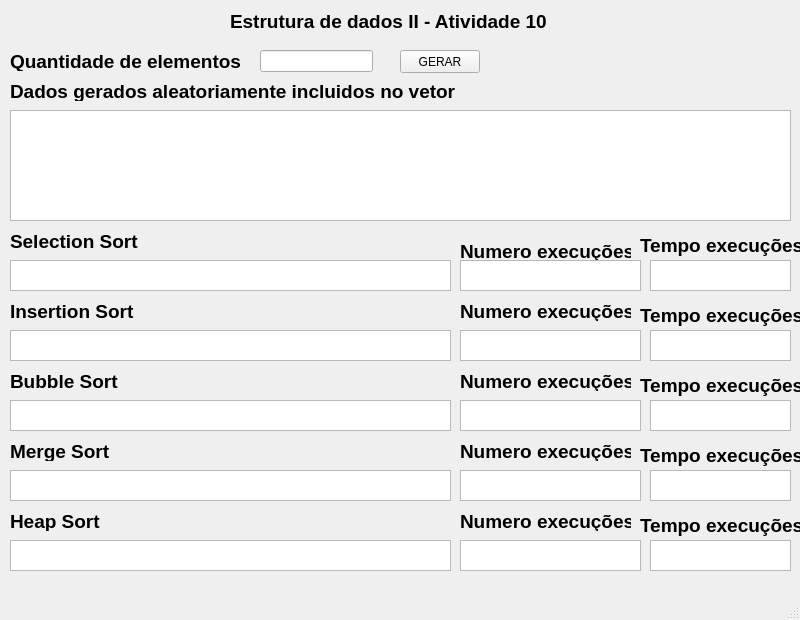
<?xml version="1.0" encoding="UTF-8"?>
<ui version="4.0">
 <class>MainWindow</class>
 <widget class="QMainWindow" name="MainWindow">
  <property name="geometry">
   <rect>
    <x>0</x>
    <y>0</y>
    <width>800</width>
    <height>620</height>
   </rect>
  </property>
  <property name="windowTitle">
   <string>TelaPrincipal</string>
  </property>
  <widget class="QWidget" name="centralwidget">
   <widget class="QLabel" name="label">
    <property name="geometry">
     <rect>
      <x>230</x>
      <y>10</y>
      <width>321</width>
      <height>21</height>
     </rect>
    </property>
    <property name="text">
     <string>&lt;html&gt;&lt;head/&gt;&lt;body&gt;&lt;p&gt;&lt;span style=&quot; font-size:14pt; font-weight:704;&quot;&gt;Estrutura de dados II - Atividade 10&lt;/span&gt;&lt;/p&gt;&lt;/body&gt;&lt;/html&gt;</string>
    </property>
   </widget>
   <widget class="QLabel" name="label_2">
    <property name="geometry">
     <rect>
      <x>10</x>
      <y>80</y>
      <width>451</width>
      <height>21</height>
     </rect>
    </property>
    <property name="text">
     <string>&lt;html&gt;&lt;head/&gt;&lt;body&gt;&lt;p&gt;&lt;span style=&quot; font-size:14pt; font-weight:700;&quot;&gt;Dados gerados aleatoriamente incluidos no vetor&lt;/span&gt;&lt;/p&gt;&lt;/body&gt;&lt;/html&gt;</string>
    </property>
   </widget>
   <widget class="QLabel" name="label_3">
    <property name="geometry">
     <rect>
      <x>10</x>
      <y>230</y>
      <width>131</width>
      <height>21</height>
     </rect>
    </property>
    <property name="text">
     <string>&lt;html&gt;&lt;head/&gt;&lt;body&gt;&lt;p&gt;&lt;span style=&quot; font-size:14pt; font-weight:700;&quot;&gt;Selection Sort&lt;/span&gt;&lt;/p&gt;&lt;/body&gt;&lt;/html&gt;</string>
    </property>
   </widget>
   <widget class="QLabel" name="label_4">
    <property name="geometry">
     <rect>
      <x>10</x>
      <y>300</y>
      <width>131</width>
      <height>21</height>
     </rect>
    </property>
    <property name="text">
     <string>&lt;html&gt;&lt;head/&gt;&lt;body&gt;&lt;p&gt;&lt;span style=&quot; font-size:14pt; font-weight:700;&quot;&gt;Insertion Sort&lt;/span&gt;&lt;/p&gt;&lt;/body&gt;&lt;/html&gt;</string>
    </property>
   </widget>
   <widget class="QLabel" name="label_5">
    <property name="geometry">
     <rect>
      <x>10</x>
      <y>50</y>
      <width>241</width>
      <height>21</height>
     </rect>
    </property>
    <property name="text">
     <string>&lt;html&gt;&lt;head/&gt;&lt;body&gt;&lt;p&gt;&lt;span style=&quot; font-size:14pt; font-weight:700;&quot;&gt;Quantidade de elementos&lt;/span&gt;&lt;/p&gt;&lt;/body&gt;&lt;/html&gt;</string>
    </property>
   </widget>
   <widget class="QLineEdit" name="lineEdit_qtd_elementos">
    <property name="geometry">
     <rect>
      <x>260</x>
      <y>50</y>
      <width>113</width>
      <height>22</height>
     </rect>
    </property>
   </widget>
   <widget class="QPushButton" name="pushButton_gerar">
    <property name="geometry">
     <rect>
      <x>400</x>
      <y>50</y>
      <width>80</width>
      <height>23</height>
     </rect>
    </property>
    <property name="text">
     <string>GERAR</string>
    </property>
   </widget>
   <widget class="QTextEdit" name="textEdit_dados_aleatorios">
    <property name="geometry">
     <rect>
      <x>10</x>
      <y>110</y>
      <width>781</width>
      <height>111</height>
     </rect>
    </property>
   </widget>
   <widget class="QTextEdit" name="textEdit_selection_sort">
    <property name="geometry">
     <rect>
      <x>10</x>
      <y>260</y>
      <width>441</width>
      <height>31</height>
     </rect>
    </property>
   </widget>
   <widget class="QTextEdit" name="textEdit_insertion_sort">
    <property name="geometry">
     <rect>
      <x>10</x>
      <y>330</y>
      <width>441</width>
      <height>31</height>
     </rect>
    </property>
   </widget>
   <widget class="QLabel" name="label_6">
    <property name="geometry">
     <rect>
      <x>460</x>
      <y>240</y>
      <width>171</width>
      <height>21</height>
     </rect>
    </property>
    <property name="text">
     <string>&lt;html&gt;&lt;head/&gt;&lt;body&gt;&lt;p&gt;&lt;span style=&quot; font-size:14pt; font-weight:700;&quot;&gt;Numero execuções&lt;/span&gt;&lt;/p&gt;&lt;/body&gt;&lt;/html&gt;</string>
    </property>
   </widget>
   <widget class="QLabel" name="label_7">
    <property name="geometry">
     <rect>
      <x>640</x>
      <y>230</y>
      <width>161</width>
      <height>31</height>
     </rect>
    </property>
    <property name="text">
     <string>&lt;html&gt;&lt;head/&gt;&lt;body&gt;&lt;p&gt;&lt;span style=&quot; font-size:14pt; font-weight:700;&quot;&gt;Tempo execuções&lt;/span&gt;&lt;/p&gt;&lt;/body&gt;&lt;/html&gt;</string>
    </property>
   </widget>
   <widget class="QTextEdit" name="textEdit_selection_sort_nmr_execucoes">
    <property name="geometry">
     <rect>
      <x>460</x>
      <y>260</y>
      <width>181</width>
      <height>31</height>
     </rect>
    </property>
   </widget>
   <widget class="QTextEdit" name="textEdit_insertion_sort_nmr_execucoes">
    <property name="geometry">
     <rect>
      <x>460</x>
      <y>330</y>
      <width>181</width>
      <height>31</height>
     </rect>
    </property>
   </widget>
   <widget class="QTextEdit" name="textEdit_selection_sort_tempo_execucoes">
    <property name="geometry">
     <rect>
      <x>650</x>
      <y>260</y>
      <width>141</width>
      <height>31</height>
     </rect>
    </property>
   </widget>
   <widget class="QLabel" name="label_8">
    <property name="geometry">
     <rect>
      <x>460</x>
      <y>300</y>
      <width>171</width>
      <height>21</height>
     </rect>
    </property>
    <property name="text">
     <string>&lt;html&gt;&lt;head/&gt;&lt;body&gt;&lt;p&gt;&lt;span style=&quot; font-size:14pt; font-weight:700;&quot;&gt;Numero execuções&lt;/span&gt;&lt;/p&gt;&lt;/body&gt;&lt;/html&gt;</string>
    </property>
   </widget>
   <widget class="QLabel" name="label_9">
    <property name="geometry">
     <rect>
      <x>640</x>
      <y>300</y>
      <width>161</width>
      <height>31</height>
     </rect>
    </property>
    <property name="text">
     <string>&lt;html&gt;&lt;head/&gt;&lt;body&gt;&lt;p&gt;&lt;span style=&quot; font-size:14pt; font-weight:700;&quot;&gt;Tempo execuções&lt;/span&gt;&lt;/p&gt;&lt;/body&gt;&lt;/html&gt;</string>
    </property>
   </widget>
   <widget class="QTextEdit" name="textEdit_insertion_sort_tempo_execucoes">
    <property name="geometry">
     <rect>
      <x>650</x>
      <y>330</y>
      <width>141</width>
      <height>31</height>
     </rect>
    </property>
   </widget>
   <widget class="QLabel" name="label_10">
    <property name="geometry">
     <rect>
      <x>460</x>
      <y>370</y>
      <width>171</width>
      <height>21</height>
     </rect>
    </property>
    <property name="text">
     <string>&lt;html&gt;&lt;head/&gt;&lt;body&gt;&lt;p&gt;&lt;span style=&quot; font-size:14pt; font-weight:700;&quot;&gt;Numero execuções&lt;/span&gt;&lt;/p&gt;&lt;/body&gt;&lt;/html&gt;</string>
    </property>
   </widget>
   <widget class="QTextEdit" name="textEdit_bubble_sort_nmr_execucoes">
    <property name="geometry">
     <rect>
      <x>460</x>
      <y>400</y>
      <width>181</width>
      <height>31</height>
     </rect>
    </property>
   </widget>
   <widget class="QLabel" name="label_11">
    <property name="geometry">
     <rect>
      <x>10</x>
      <y>370</y>
      <width>131</width>
      <height>21</height>
     </rect>
    </property>
    <property name="text">
     <string>&lt;html&gt;&lt;head/&gt;&lt;body&gt;&lt;p&gt;&lt;span style=&quot; font-size:14pt; font-weight:700;&quot;&gt;Bubble Sort&lt;/span&gt;&lt;/p&gt;&lt;/body&gt;&lt;/html&gt;</string>
    </property>
   </widget>
   <widget class="QTextEdit" name="textEdit_bubble_sort_tempo_execucoes">
    <property name="geometry">
     <rect>
      <x>650</x>
      <y>400</y>
      <width>141</width>
      <height>31</height>
     </rect>
    </property>
   </widget>
   <widget class="QLabel" name="label_12">
    <property name="geometry">
     <rect>
      <x>640</x>
      <y>370</y>
      <width>161</width>
      <height>31</height>
     </rect>
    </property>
    <property name="text">
     <string>&lt;html&gt;&lt;head/&gt;&lt;body&gt;&lt;p&gt;&lt;span style=&quot; font-size:14pt; font-weight:700;&quot;&gt;Tempo execuções&lt;/span&gt;&lt;/p&gt;&lt;/body&gt;&lt;/html&gt;</string>
    </property>
   </widget>
   <widget class="QTextEdit" name="textEdit_bubble_sort">
    <property name="geometry">
     <rect>
      <x>10</x>
      <y>400</y>
      <width>441</width>
      <height>31</height>
     </rect>
    </property>
   </widget>
   <widget class="QLabel" name="label_14">
    <property name="geometry">
     <rect>
      <x>640</x>
      <y>440</y>
      <width>161</width>
      <height>31</height>
     </rect>
    </property>
    <property name="text">
     <string>&lt;html&gt;&lt;head/&gt;&lt;body&gt;&lt;p&gt;&lt;span style=&quot; font-size:14pt; font-weight:700;&quot;&gt;Tempo execuções&lt;/span&gt;&lt;/p&gt;&lt;/body&gt;&lt;/html&gt;</string>
    </property>
   </widget>
   <widget class="QLabel" name="label_15">
    <property name="geometry">
     <rect>
      <x>10</x>
      <y>440</y>
      <width>131</width>
      <height>21</height>
     </rect>
    </property>
    <property name="text">
     <string>&lt;html&gt;&lt;head/&gt;&lt;body&gt;&lt;p&gt;&lt;span style=&quot; font-size:14pt; font-weight:700;&quot;&gt;Merge Sort&lt;/span&gt;&lt;/p&gt;&lt;/body&gt;&lt;/html&gt;</string>
    </property>
   </widget>
   <widget class="QTextEdit" name="textEdit_merge_sort">
    <property name="geometry">
     <rect>
      <x>10</x>
      <y>470</y>
      <width>441</width>
      <height>31</height>
     </rect>
    </property>
   </widget>
   <widget class="QTextEdit" name="textEdit_merge_sort_tempo_execucoes">
    <property name="geometry">
     <rect>
      <x>650</x>
      <y>470</y>
      <width>141</width>
      <height>31</height>
     </rect>
    </property>
   </widget>
   <widget class="QLabel" name="label_13">
    <property name="geometry">
     <rect>
      <x>460</x>
      <y>440</y>
      <width>171</width>
      <height>21</height>
     </rect>
    </property>
    <property name="text">
     <string>&lt;html&gt;&lt;head/&gt;&lt;body&gt;&lt;p&gt;&lt;span style=&quot; font-size:14pt; font-weight:700;&quot;&gt;Numero execuções&lt;/span&gt;&lt;/p&gt;&lt;/body&gt;&lt;/html&gt;</string>
    </property>
   </widget>
   <widget class="QTextEdit" name="textEdit_merge_sort_nmr_execucoes">
    <property name="geometry">
     <rect>
      <x>460</x>
      <y>470</y>
      <width>181</width>
      <height>31</height>
     </rect>
    </property>
   </widget>
   <widget class="QTextEdit" name="textEdit_heap_sort">
    <property name="geometry">
     <rect>
      <x>10</x>
      <y>540</y>
      <width>441</width>
      <height>31</height>
     </rect>
    </property>
   </widget>
   <widget class="QTextEdit" name="textEdit_heap_sort_tempo_execucoes">
    <property name="geometry">
     <rect>
      <x>650</x>
      <y>540</y>
      <width>141</width>
      <height>31</height>
     </rect>
    </property>
   </widget>
   <widget class="QTextEdit" name="textEdit_heap_sort_nmr_execucoes">
    <property name="geometry">
     <rect>
      <x>460</x>
      <y>540</y>
      <width>181</width>
      <height>31</height>
     </rect>
    </property>
   </widget>
   <widget class="QLabel" name="label_16">
    <property name="geometry">
     <rect>
      <x>10</x>
      <y>510</y>
      <width>101</width>
      <height>21</height>
     </rect>
    </property>
    <property name="text">
     <string>&lt;html&gt;&lt;head/&gt;&lt;body&gt;&lt;p&gt;&lt;span style=&quot; font-size:14pt; font-weight:704;&quot;&gt;Heap Sort&lt;/span&gt;&lt;/p&gt;&lt;/body&gt;&lt;/html&gt;</string>
    </property>
   </widget>
   <widget class="QLabel" name="label_17">
    <property name="geometry">
     <rect>
      <x>640</x>
      <y>510</y>
      <width>161</width>
      <height>31</height>
     </rect>
    </property>
    <property name="text">
     <string>&lt;html&gt;&lt;head/&gt;&lt;body&gt;&lt;p&gt;&lt;span style=&quot; font-size:14pt; font-weight:700;&quot;&gt;Tempo execuções&lt;/span&gt;&lt;/p&gt;&lt;/body&gt;&lt;/html&gt;</string>
    </property>
   </widget>
   <widget class="QLabel" name="label_18">
    <property name="geometry">
     <rect>
      <x>460</x>
      <y>510</y>
      <width>171</width>
      <height>21</height>
     </rect>
    </property>
    <property name="text">
     <string>&lt;html&gt;&lt;head/&gt;&lt;body&gt;&lt;p&gt;&lt;span style=&quot; font-size:14pt; font-weight:700;&quot;&gt;Numero execuções&lt;/span&gt;&lt;/p&gt;&lt;/body&gt;&lt;/html&gt;</string>
    </property>
   </widget>
  </widget>
  <widget class="QMenuBar" name="menubar">
   <property name="geometry">
    <rect>
     <x>0</x>
     <y>0</y>
     <width>800</width>
     <height>21</height>
    </rect>
   </property>
  </widget>
  <widget class="QStatusBar" name="statusbar"/>
 </widget>
 <resources/>
 <connections/>
</ui>
